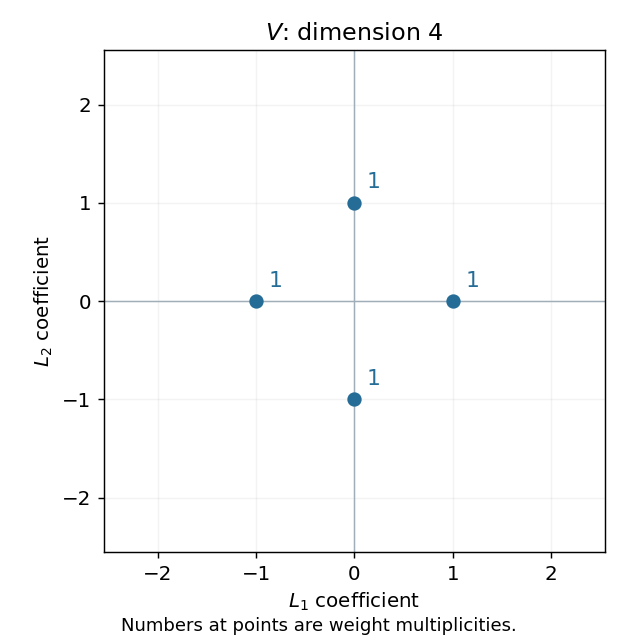

Generate this figure with Python:
"""Draw original weight diagrams; write same-basename opaque PNG to caller CWD."""
from pathlib import Path
import matplotlib
matplotlib.use("Agg")
import matplotlib.pyplot as plt
import numpy as np

plt.rcParams.update({"font.size": 11})
def finish(fig):
    fig.set_facecolor("white")
    fig.tight_layout()
    fig.savefig(Path.cwd()/(Path(__file__).stem+".png"), dpi=130,
                facecolor="white", transparent=False)
    plt.close(fig)

roots=[(2,0),(-2,0),(0,2),(0,-2),(1,1),(1,-1),(-1,1),(-1,-1)]
def panel(ax,weights,title,highest=None):
    ax.set_aspect("equal")
    ax.axhline(0,lw=.8,color="#9faeb8");ax.axvline(0,lw=.8,color="#9faeb8")
    ax.set(xlim=(-2.55,2.55),ylim=(-2.55,2.55),xticks=range(-2,3),yticks=range(-2,3),
           xlabel=r"$L_1$ coefficient",ylabel=r"$L_2$ coefficient",title=title)
    ax.grid(alpha=.15)
    for (x,y),multiplicity in weights.items():
        color="#ae3f35" if highest==(x,y) else "#256c96"
        ax.scatter([x],[y],s=48*multiplicity,color=color,zorder=3)
        ax.annotate(str(multiplicity),(x,y),xytext=(7,8),textcoords="offset points",
                    color=color,fontsize=12)

fig,ax=plt.subplots(figsize=(4.9,4.9))
panel(ax,{(1, 0): 1, (-1, 0): 1, (0, 1): 1, (0, -1): 1},'$V$: dimension 4')
fig.text(.5,.01,"Numbers at points are weight multiplicities.",ha="center",fontsize=10)
finish(fig)
